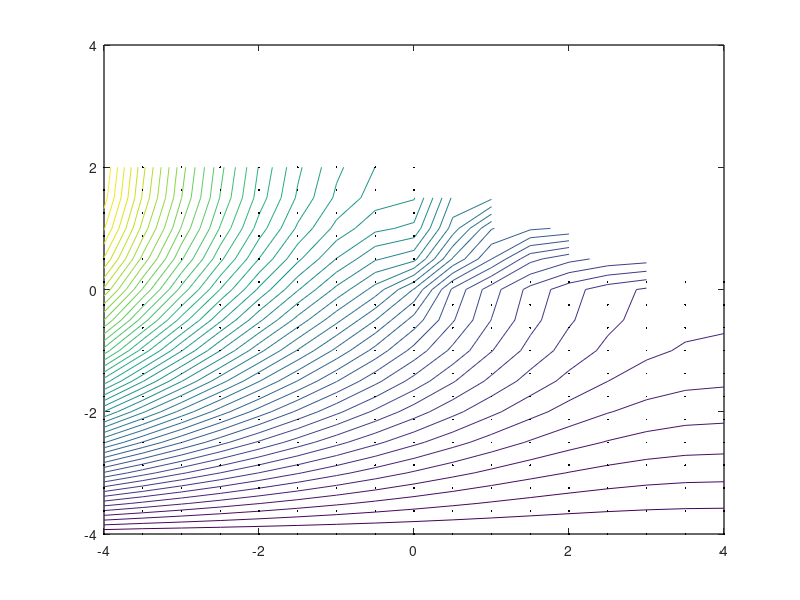

Here is the MATLAB script that generated this plot:

function PFFEM2D
%transient home pipe freeze problem in 2D
%Note : 
    %1. importance of specifying DBCs for stationary problem at least. If no DBC imposed, then won't converge to solution. 
    %(probably as then trivial solution applies)
    %2. stationary solution exists, but not all impositions of BC s work.
    %For example, Robin BC (convective heat transfer) BC imposition does
    %not give convergence if imposed on y==0, x>0 but does if imposed on
    %x==xmin
    %3. make sure that signs are correct for the line integral around bdry
    %: ie if integral of dx but normal du/dy points down,  then -integral dx
    %of du/dy ; if x direction is negative x, then also -integral etc.
% :: PFFEM2D.m

%Transient Solution

clear all; close all; hold off;
set(0,'defaultaxesfontsize',10); set(0,'defaulttextfontsize',10); set(0,'defaultaxeslinewidth',1); set(0,'defaultlinelinewidth',1);

%Constants
W = [0.2777778 0.444444 0.27777778]; %[5/18 4/9 5/18] 
GP = 0.5*[-0.7746 0 0.7746]+0.5; %Gaussian points over [0,1] 
method = 1; %default - can't change this

%== process params ======================================================
R = 0.75/2.54/2;
ksoil = 0.25;
kconcrete = 0.9;

hstart = 0.5;
hend = hstart+0.01;

cthick = 0.1; %thickness of concrete
pdepth = 1.5; %pipe depth

hhole = 5; %10[ W/m2.K] for non-circulating air
hgnd = ksoil/pdepth;
hin = 0.05; %assume high here as pipe insulated 

L = 5;%about 5m
%xhole = 0.5;
alphaw = 1e-7;
kappaw = 0.6;

%BCs
Tin = 17; %17C
Tmn = 4; %4C 
%IC
Tstart = 5;

%outside temperature
Tav = 10; Tvar = 20; %*later to be amended to be sinusoidal* 
Tinf = Tav; %initial (tbe changed later)
Tmax = Tav+Tvar; Tmin = Tav-Tvar;

tc = L^2/alphaw;
freq = 2*pi()/(365*24*60*60/tc);

%adimensionalize above
Ar = (L/R); %aspect ratio
xhstart = hstart/L;
xhend =  hend/L;

Tfus = (0-Tmin)/(Tmax-Tmin);

htc = 1; %heat diffusivity of soil TBReviewed*******
Bi = 1;
%========================================================================
%=========define time space==============================================
%time parameters
tstart = 0;
tfinal = 0.25;
disp(['tstart= ', num2str(tstart),' ,tend= ',num2str(tfinal*tc/(3600*24*7)),' wks']) 
DT = 0.01;%0.1 %OBS : set this too high and your output may be unintelligible
EPS = .0001;%.001 %LTE tolerance
tsteptol = 0.8;
%========================================================================
DTO=DT;
t=tstart;

%===parametric data======================================================
convtol = 1e-5; %convergence tolerance
maxNR = 30; %maximum number of N-R iterations
v1 = 2;%nonuniform grid spacing if~=1
%========================================================================

%variables tb used later
L1 = 0; M1 =0;%global node counter
err = 1; %Euclid norm of convergence
residerr = 1;
NBC = 0;
x1 = 0;
I1 = 0;
elem = 0; % element : used in plotting part

%explicit marching fwd
%==Define Mesh=====================================================
%define solution space
xmax=+4;
xmin=-xmax;   
ymin = -4; ymax = 2;

NEX1 = 8; %# of elements for top of the "L" in x direction
NEX2 = NEX1*xmax/abs(xmin);
NEX = NEX1+NEX2 %bottom of the "L" (full length)
NEY1 = 16; %the "L" height
NEY = NEY1;
NEY2 = ceil(NEY1*(-ymin/(ymax-ymin))) %rounded up to ensure integer # of elements

NE1 = NEX1*NEY1;
NE2 = NEX2*NEY2;
NE = NE1 + NE2;

NX1 = NEX1+1; NX2 = NEX2; NX = NX1+NX2; maxNX = NX; %# nodes in x direction
NY1 = NEY1+1;NY2 = NEY2+1; maxNY = NY1; %NY = NY1+NY2;% OBS NY2
N1 = NX1*NY1;
N2 = NX2*NY2;
N=N1 + N2; %NX*NY; %# nodes = # of global basis functions

xcoords = (linspace(xmin, xmax, maxNX).^1)
% xcoords = [-(abs(linspace(xmin,0,maxNX).^v1)) linspace(0,xmax,maxNX).^v1]%(linspace(xmin, xmax, maxNX).^1); 
% xcoords = sort(unique(xcoords)) %get rid of duplicate 0
ycoords = (linspace(ymin, ymax, maxNY).^1);
%==================================================================

numlocal = 4; %# of local basis functions ==4 for linear case
N2a = [0 1 NY1 NY1+1]; %used in NOP function: gives stepping of local nodes in sawtooth convention of naming nodes as you go around element 
N2b = [0 1 NY2 NY2+1];
W1 = zeros(1,numlocal);

%a. Compute Mesh
xnodes = zeros(1, N);ynodes = zeros(1, N);
for i =1:N1 %fill in each nodes coordiate
    xnodes(i) = xcoords(1+floor((i-1)/NY1));
    ynodes(i) = ycoords(i-floor((i-1)/NY1)*NY1);
end %for :
ilast = 1+floor((N1-1)/NY1);
for i =1:N2 %fill in each nodes coordiate
    xnodes(N1+i) = xcoords((ilast+1)+floor((i-1)/NY2));
    ynodes(N1+i) = ycoords(i-floor((i-1)/NY2)*NY2);
end %for :
xnodes = xnodes; %debug check
ynodes = ynodes; %OK! 

%node locater array : NOP(i,j) is a NE X 4 (4 local linear basis functions
%per element) giving global nodes for each global element i & local node j
NOP = zeros(NE,4);

elch = NE1+NEY2;
for i =1:elch %fill in first section & first adjoining elements
    I1 = i+floor((i-1)/NEY1);    
    for j=1:numlocal        
        NOP(i,j)= I1+N2a(j);                 
    end% loop over local basis
end% loop over NE
lastI1 = I1;
for i =(elch+1):NE %fill in 2nd section & first adjoining elements
    I1 = i+floor((elch-1)/NEY1)+(NEY1+1-NEY2)+floor(((i-elch)-1)/NEY2);    
    for j=1:numlocal        
        NOP(i,j)= I1+N2b(j);                 
    end% loop over local basis
end% loop over NE
NOP = NOP; %debug check

%b. Plot mesh & nodes
% figure(1);hold on;
% %a. Plot mesh
% for i = 1: NX, plot(xcoords(i)*ones(1,length(ycoords)), ycoords,':r'), end;
% for j = 1: NY1, plot(xcoords, ycoords(j)*ones(1,length(xcoords)),':r'), end;
% %- plot coords of each node
% for i =1: N
% %    text(xnodes(i),ynodes(i),['(',num2str(xnodes(i),'%1g'), ', ',num2str(ynodes(i),'%1g'),')'],'FontSize',10,'Interpreter','latex')
% end;
% %- label each node
% for i =1: NE
%     text(xnodes(NOP(i,1))+0.5,ynodes(NOP(i,1))+0.5,[num2str(i)],'FontSize',12,'Interpreter','latex') %label element #
%     for j =1:numlocal 
%         text(xnodes(NOP(i,j)),ynodes(NOP(i,j)),[num2str(NOP(i,j))],'FontSize',10,'Interpreter','latex') %label nodes
%     end;    
% end; %for i     
% pause

%==Step 2: Define BCs & Initial Guess===================================================
NBCx1min = 0; %at x=xmin, no heat transfer as no gradient
NBCx1max = 0*1;%at x=0, heat transfer
NBCx2max = 0; 
NBCy1max = 0*1;%top of L
NBCy2max = 0*1;%bottom top sectopm of L
NBCymin = 0;
us = ones(N,1)*0.5; %initial nodal values == unknown basisfxn wts tb solved for===========

% << here define initial guess <<<< OBS: defining it HERE makes a big differnce in
% proper functioning of calculation of ux and uy
for i = 1: NX1 %fix top BC
    us(i*NY1) = sin(xnodes(i*NY1)*pi()/(-xmin));
end %for i 
%=========================================================================

disp(['linear basis fxns used, NE=',num2str(NE),' :'])

Bi = 1;%----

% SOLVE GFEM
NRiter=0; %N-R iteration counter
while err > convtol
NRiter = NRiter+1; %N-R iteration counter

%Step 3: Calculate general wted residual vector and Jacobian of Stiffness wrt weights
Jij=zeros(N); %jacobian (==stiffness matrix if linear) tb recalculated for kth iteration 
Fi=zeros(N,1); %wted residual vector (==load matrix if linear) tb recalculated for kth iteration
for i = 1: NE %loop over all elements & calculate wted residual vector Fi and Jacobian Jij for NR converging
    for j=1:4, %store the global nodes relavent to the ith element for later use
        W1(j)=NOP(i,j); 
    end %for j: 
    dx = xnodes(W1(3))-xnodes(W1(1));   %<<<<< changed Fortran scratch code 
    dy = ynodes(W1(2))-ynodes(W1(1));    %<<<<<     ""
    for j = 1:length(GP) %perform Gaussian integral over element i                 
        for k =1:length(GP)
        [phi, phix, phiy] =  blinbasfxn(GP(j),GP(k),dx, dy); % <<

        %calculate function value at each of the GPs 
        u = 0;ux = 0; uy=0; %initialize basis fxn weights and basis fxn weight derivatives
        for L=1:numlocal %calculate FEM's approx function at relevant GP                           
            u = u+phi(L)*us(W1(L)); %FEM's approx function value at GP = sum(ui*phi)
            ux = ux+phix(L)*us(W1(L));
            uy = uy+phiy(L)*us(W1(L));            
        end %loop over local basis functions 
        
        
        for L = 1:numlocal %calculate using 2X1 and 2X2 Jij and Fi                          
            L1 = W1(L); %global node
            %in the following 2 loops the particular GFEM form of the actual GE has to be specified          
            %==============================================================
            Fi(L1) = Fi(L1)+dx*dy*W(j)*W(k)*(Bi*(ux*phix(L)+uy*phiy(L))); %missing Neuman BC terms as to be added in below            !!0*dcon*phi(L)+ 
            for m = 1:numlocal 
                M1 = W1(m); %global node                                              
                Jij(L1, M1) = Jij(L1, M1)+dx*dy*W(j)*W(k)*(Bi*(phix(m)*phix(L)+phiy(m)*phiy(L))); % !!! +0*phi(m)*phi(L)/DT+
            end % for m    
            %=============================================================
        end % L: filling of 2X1 and 2X2 Jij and Fi                             
        end % k: Gaussian integration in x == zeta direction
   end % j : Gaussian integration in y == eta direction   
%disp(['i=',num2str(i),': dx=',num2str(dx),', dy=',num2str(dy),',u=',num2str(u),', ux=',num2str(ux)]) %debug
end %i : loop over all the elements
%Fi = Fi, Jij = Jij

%Step 4: impose Dirichlet and Neumann BCs on J & F
%=======================================================================
% fix Dirichlet BCs into our Galerkin equation
%  
% for i = 1: NX1 %fix top BC
%     us(i*NY1) = sin(xnodes(i*NY1)*pi()/(-xmin));
%     Fi(NY1*i) = 0; 
%     Jij(NY1*i,:)=zeros(1,N);
%     Jij(NY1*i,NY1*i)=1;
% end %for i 

%find other nodes that lie on BC
% DBC = 0;
% BCnodeis = [find(ynodes == ymax)]; %find(ynodes == 0 & xnodes >=0) 
% BCnodeis = sort(unique(BCnodeis));
% for i = 1: length(BCnodeis) %apply BC at these nodes
%     Fi(BCnodeis(i)) = 0; 
%     Jij(BCnodeis(i),:) = zeros(1,N);
%     Jij(BCnodeis(i),BCnodeis(i)) = 1;
%     us(BCnodeis(i))= DBC;
% end

DBC = 0.5;
BCnodeis = [find(ynodes == ymin)]; %find(ynodes == 0 & xnodes >=0) 
BCnodeis = sort(unique(BCnodeis));
for i = 1: length(BCnodeis) %apply BC at these nodes
    Fi(BCnodeis(i)) = 0; 
    Jij(BCnodeis(i),:) = zeros(1,N);
    Jij(BCnodeis(i),BCnodeis(i)) = 1;
    us(BCnodeis(i))= DBC;
end

% DBC = 0;
% BCnodeis = [find(ynodes == ymax) find(xnodes == 0 & ynodes >=0) find(ynodes == 0 & xnodes >=0)]; %find(ynodes == 0 & xnodes >=0) 
% BCnodeis = sort(unique(BCnodeis));
% for i = 1: length(BCnodeis) %apply BC at these nodes
%     Fi(BCnodeis(i)) = 0; 
%     Jij(BCnodeis(i),:) = zeros(1,N);
%     Jij(BCnodeis(i),BCnodeis(i)) = 1;
%     us(BCnodeis(i))= DBC;
% end

% imposition of below Robin BC s doesn't converge : not sure why
% xxxxxxxxxxxxxxxxxxxxxxxxxxxxxxxxxxxxxxxxxxxxxxxxxxxxxxxxxxxxxxxxxxxxxxxxx
% % add convective heat transfer Robin BCs to our wted residual vector Fi
Tinf = 1;
BCnodeis = [find(xnodes == xmin)];% & xnodes >=0)]; %set of boundary nodes making up SINGLE line 
BCnodeis = sort(unique(BCnodeis)); %apply BC at these nodes
for i = 1: (length(BCnodeis)-1) 
    BCIs = [BCnodeis(i) BCnodeis(i+1)];%node #s along top of L BC
    dy = ynodes(BCIs(2))-ynodes(BCIs(1));
    for j = 1:length(GP) %calculate line integral of NBCs that we include in the Fi residual
        [phi] =  lbasfxn(GP(j));            
        u=0; %initialize the approx fxn
        for L=1:2
            u = u+phi(L)*us(BCIs(L)); %FEM's approx function value at GP = sum(ui*phi)
        end %for         
%         x1 = xnodes(BCIs(1))+dy*GP(j); %x coordinate of GP(j)
%         Tinf = sin(x1*pi()/xmax);
        RBC = -Bi*(u-Tinf); %convective heat transfer        
        for L =1:2
           Fi(BCIs(L))=Fi(BCIs(L))-dy*W(j)*phi(L)*(RBC);
        end                
    end % j Gaussian integral
end %for i
% 
% % add convective heat transfer Robin BCs to our wted residual vector Fi
% Tinf = 0;
% BCnodeis = [find(xnodes == 0 & ynodes >=0)]; %***set of boundary nodes making up SINGLE line 
% BCnodeis = sort(unique(BCnodeis))
% %apply BC at these nodes
% LI = 0; %line integral to be calculated : initialize
% for i = 1: (length(BCnodeis)-1) 
%     BCIs = [BCnodeis(i) BCnodeis(i+1)];%node #s along top of L BC
%     dy = ynodes(BCIs(2))-ynodes(BCIs(1));
%     for j = 1:length(GP) %calculate line integral of NBCs that we include in the Fi residual
%         [phi] =  lbasfxn(GP(j));            
%         u=0; %initialize the approx fxn
%         for L=1:2
%             u = u+phi(L)*us(BCIs(L)); %FEM's approx function value at GP = sum(ui*phi)
%         end %for         
%         y1 = ynodes(BCIs(1))+dy*GP(j); %x coordinate of GP(j)
%         %Tinf = 0;%sin(x1*pi()/xmax);
%         RBC = -Bi*(u-Tinf); %convective heat transfer        
%         for L =1:2
%            Fi(BCIs(L))=Fi(BCIs(L))+dy*W(j)*phi(L)*(RBC);
%         end                
%     end % j Gaussian integral
% end
%xxxxxxxxxxxxxxxxxxxxxxxxxxxxxxxxxxxxxxxxxxxxxxxxxxxxxxxxxxxxxxxxxxxxxxxx

%=========================================================================


%Step 5: invert to get next iteration's unknown basis nodal values == basis fxn weights 
A = inv(Jij)*(-Fi);
us = us + A; %output weights
%Step 6: calculate error == Euclid norm of diff of N-R iterations of C
err = sqrt(A'*A);
if NRiter> maxNR, break, end
disp(['N-R iterations : ', num2str(NRiter),' ,convergence eror norm of : ',num2str(err)])%' , wted resid vector norm of ',num2str(err)])
end % while

disp(['Final N-R iterations : ', num2str(NRiter),' ,convergence eror norm of : ',num2str(err)])%' , wted resid vector norm of ',num2str(err)])
if NRiter>maxNR, disp(['OBS: No N-R convergence in ', num2str(maxNR),' iterations']), end
% 

%Contour map
%simple plot of basis wt fxns only
figure(1);
meshnum = NEY1;
ti = xmin:((xmax-xmin)/meshnum):xmax; 
[XI,YI] = meshgrid(ti,ti);
ZI = griddata(xnodes,ynodes,us,XI,YI);
contour(XI,YI,ZI,50);
hold on
plot3(xnodes,ynodes,us,'.k','MarkerSize',4)


% %Step 6: Plot Solution us for different y's
% % simple plot of basis wt fxns only
% % usplot = zeros(NY,NX); %us to plot
% % for j =1:NY
% %     for i =1: NX
% %         usplot(j,i) = us(j+(i-1)*NY);
% %     end %i        
% % end %j 
% % figure(2);
% % plot(xcoords,usplot,'-')        
% 
% %better plot of GFEM solution for any specified x and y
% %=========================================================================
% x=linspace(xmin,xmax,100); %specify here range over which to plot
% y = linspace(ymin, ymax, 6);
% %=========================================================================
% ua = zeros(length(y),length(x)); %GFEM approximate solution tb filled in 
% for m =1:length(y)
%     iy = max(find(ycoords < y(m))); %bottom node for each y in specified vector to plot 
%     if isempty(iy), iy = 1; end;
%     dy = ycoords(iy+1)-ycoords(iy);
%     etay = (y(m) - ycoords(iy))/dy;
%     for n=1:length(x)    
%         ix = max(find(xcoords < x(n))); %LHS node for each x in specified vector to plot         
%         if isempty(ix), ix = 1; end;
%         dx = xcoords(ix+1)-xcoords(ix);
%         etax = (x(n) - xcoords(ix))/dx;
%         [phi, phix, phiy] =  blinbasfxn(etax,etay,dx, dy);    
%         ua(m,n) = 0; %approximate value of function tb calculated for at (y,x) (OK confusing - indexing to be changed)
%         elem = (ix-1)*NEY+iy; %element number  
%         for L=1:numlocal %calculate FEM's approx function at relevant GP              
%             ua(m,n) = ua(m,n)+phi(L)*us(NOP(elem,L)); 
%         end %loop over local basis functions    
%     end % loop over all points specified to be plotted
% end %for m 
% figure(1); 
% plot(x,ua);
% legend(num2str(y'),'Location','Best');
% hold on; 
% text(x(5),ua(1,5),['y = ', num2str(y(1),'%g')],'FontSize',12,'Interpreter','latex');
% text(x(5),ua(1,length(x-10)),['NR iterations=',num2str(NRiter),', NR-error= ' num2str(err,'%.1g')],'FontSize',12,'Interpreter','latex')
% title(['GFEM solution of 2D NL PDE, used order ',num2str(method),', NEX=',num2str(NEX),', NEY=',num2str(NEY)],'FontSize',10,'Interpreter','latex');
% xlabel('x','FontSize',12,'Interpreter','latex'); 
% ylabel('Numerical Solution Ua(x,y)','FontSize',12,'Interpreter','latex');
% grid on; 
% print('-depsc',['CHEE662HW2a_',num2str(method),'o_',num2str(NEX),'x',num2str(NEY),'mesh.eps'])

end %function GFE2b
%==========================================================================
%Local Basis Functions:
%A. 1D linear piecewise Lagrangian polynomials
function [phi] = lbasfxn(GP) %returns value of LINEAR local basis fxn phi L = 1,2 
    phi(1) = 1- GP;
    phi(2) = GP;    
end %function phi

function [phi, phix, phiy] =  blinbasfxn(GP1,GP2,dx, dy) %returns value of BILINEAR local basis fxn phi L 
    phi(1) = (1- GP1)*(1-GP2);
    phi(2) = (1-GP1)*GP2;
    phi(3) = GP1*(1-GP2);
    phi(4) = GP1*GP2;
    
    phix(1) = -(1-GP2)/dx;
    phix(2) = -GP2/dx;
    phix(3) = (1-GP2)/dx;
    phix(4) = GP2/dx;

    phiy(1) = -(1-GP1)/dy;
    phiy(2) = (1-GP1)/dy;
    phiy(3) = -GP1/dy;
    phiy(4) = GP1/dy;
end %function bilinear basis function
